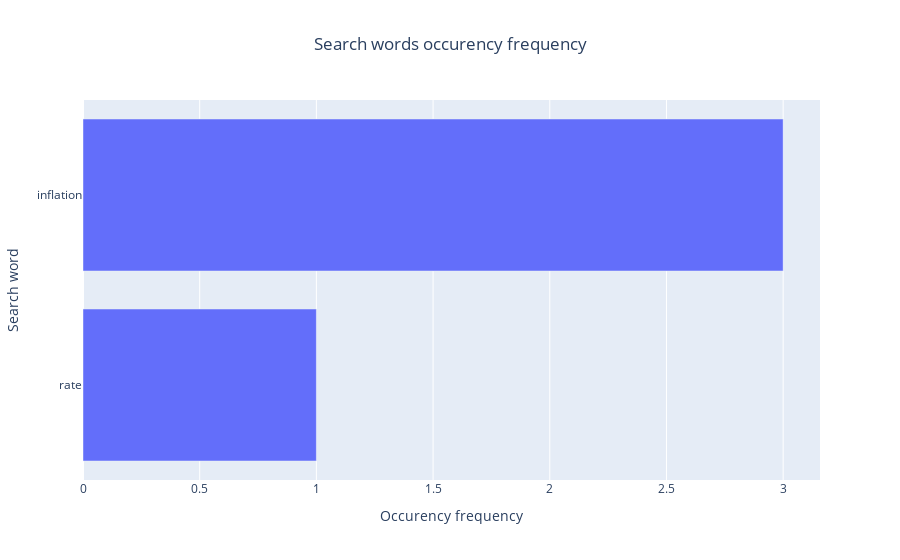

Write notebook code for a chart like this one.
### Code cell
topic_words = ['Resources','interest','rate','inflation','election,','corruption','drought','extreme temperatures'] # Add your topic words here

fdist = FreqDist([word for words in df['body_token'].values.tolist() for word in words if word in topic_words])

# Create pandas series to make plotting easier.Notice the tuples are converted to dict
freqdist = pd.Series(dict(fdist))
print(freqdist)

fig = px.bar(y=freqdist.index, x=freqdist.values, 
                title="Search words occurency frequency").update_layout(xaxis_title="Occurency frequency", yaxis_title="Search word")

# Sort values in ascending order
fig.update_layout(barmode='stack', yaxis={'categoryorder':'total ascending'})

#Update the title of the graph to center
fig.update_layout(title_text='Search words occurency frequency', title_x=0.5)

# show plot
fig.show()

### Figure 1 — Plotly figure (JSON) as saved in the notebook; plotly's stock layout.template omitted (floating-point values rounded to 4 significant figures)
{"data": [{"alignmentgroup": "True", "hovertemplate": "x=%{x}<br>y=%{y}<extra></extra>", "legendgroup": "", "marker": {"color": "#636efa", "pattern": {"shape": ""}}, "name": "", "offsetgroup": "", "orientation": "h", "showlegend": false, "textposition": "auto", "type": "bar", "x": [3, 1], "xaxis": "x", "y": ["inflation", "rate"], "yaxis": "y"}], "layout": {"barmode": "stack", "legend": {"tracegroupgap": 0}, "title": {"text": "Search words occurency frequency", "x": 0.5}, "xaxis": {"anchor": "y", "domain": [0, 1], "title": {"text": "Occurency frequency"}}, "yaxis": {"anchor": "x", "categoryorder": "total ascending", "domain": [0, 1], "title": {"text": "Search word"}}}}
